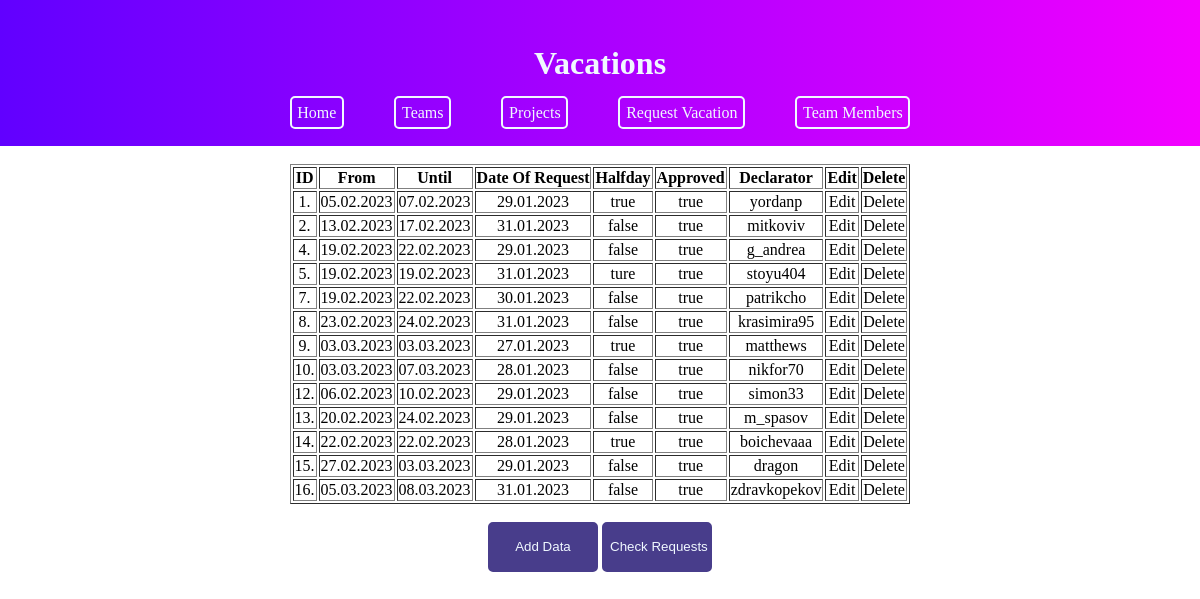
Screenshot of /Site/vacations/vacations.php with the database file from the repository.
### tables this page shows
CREATE TABLE Vacations (id INTEGER PRIMARY KEY, "from" DATE, until DATE, dor DATE, halfday BOOLEAN, approved BOOLEAN, declarator STRING (12));

### Site/vacations/vacations.php (the view, shortened to what this page needs)
<!DOCTYPE html>
<html lang="en">
<head>
    <link rel="stylesheet" href="../style.css">
</head>
<?php
    function print_data($sql_query){
        ?>
        <div class="div-align scrollabe">
        <?php
        $db = new PDO("sqlite:../../Database.db");
        $statement = $db->query($sql_query);
        $vacations = $statement->fetchAll(PDO::FETCH_ASSOC);
        echo "<br><table border = 1>";
        echo "
            <tr>
                <td><b>ID<b></td>
                <td><b>From<b></td>
                <td><b>Until<b></td>
                <td><b>Date Of Request<b></td>
                <td><b>Halfday<b></td>
                <td><b>Approved<b></td>
                <td><b>Declarator<b></td>
                <td><b>Edit<b></td>
                <td><b>Delete<b></td>
            </tr>";
        foreach ($vacations as $row => $data) {
            echo "<tr>";
            echo "<td>" . $data['id'] . "." . "</td>";
            echo "<td>" . $data['from'] . "</td>";
            echo "<td>" . $data['until'] . "</td>";
            echo "<td>" . $data['dor'] . "</td>";
            echo "<td>" . $data['halfday'] . "</td>";
            echo "<td>" . $data['approved'] . "</td>";
            echo "<td>" . $data['declarator'] . "</td>";
            echo "<td align='center'>" ?> <a class='a_links' href="vacations_update.php?id=<?php echo $data['id'];?>">Edit</a></td><?php
            echo "<td align='center'>" ?> <a class='a_links' href="vacations_delete.php?id=<?php echo $data['id'];?>">Delete</a></td>
        <?php
            echo "</tr>";
        }
        echo "</table>";
    }
        ?>
<body>
    <header>
        <h1>Vacations</h1>
        <?php
        if(!isset($_POST['addbttn'])){
    if(!isset($_POST['checkbttn'])){
        if ($_SESSION['role'] == 'CEO') {
        ?>
        <nav>
            <a href="../index.php">Home</a>
            <a href="../teams/teams.php">Teams</a>
            <a href="../projects/projects.php">Projects</a>
            <a href="vacations.php">Vacations</a>
            <a href="../users/users.php">Users</a>
        </nav>
        <?php
        }else{
            ?>
            <nav>
            <a href="../index.php">Home</a>
            <a href="../teams/teams.php">Teams</a>
            <a href="../projects/projects.php">Projects</a>
            <?php
                if($_SESSION['role'] != "CEO" && $_SESSION['role'] != "Team Lead"){?>
                <a href="vacations_add.php">Request Vacation</a>
                <?php } else { ?>
                <a href="vacations.php">Vacations</a>
                <?php }?>
                <a href="../users/users.php">Team Members</a>
        </nav>
        <?php
    }
    ?>
    </header>
    <?php
    print_data("SELECT * FROM Vacations WHERE approved='true'");
    ?>
    <?php
    } else {
        header("Location: vacations_approve.php");
    }
    }else {
        header("Location: vacations_add.php");
    }
    ?>
    <form class="buttons" method="post">
                <br>
                <input class="actionbttns" type="submit" name="addbttn" value="Add Data">
                <input class="actionbttns" type="submit" name="checkbttn" value="Check Requests">
        </form>
</body>
</html>

### Site/style.css (style rules this page uses)
header { text-align: center; width: auto; background: rgb(97, 0, 255); background: linear-gradient(90deg, rgba(97, 0, 255, 1) 0%, rgba(243, 0, 255, 1) 100%); color: aliceblue; padding: 2%; }
a { color: aliceblue; text-decoration: none; border-width: 2px; border-style: solid; border-color: aliceblue; margin: 2%; border-radius: 5px; padding: 0.5%; }
.buttons { text-align: center; }
body { margin: 0; }
table { text-align: center; margin-left: auto; margin-right: auto; }
.actionbttns { background-color: darkslateblue; border-width: 2px; width: 110px; height: 50px; border-style: solid; border-color: darkslateblue; border-radius: 5px; color: aliceblue; text-align: center; box-sizing: border-box; }
.a_links { color: initial; text-decoration: initial; border-width: initial; border-style: initial; border-color: initial; margin: initial; border-radius: initial; padding: initial; }

### rows the page displays
vacations: id "1", from "05.02.2023", until "07.02.2023", dor "29.01.2023", halfday "true", approved "true", declarator "yordanp"
vacations: id "2", from "13.02.2023", until "17.02.2023", dor "31.01.2023", halfday "false", approved "true", declarator "mitkoviv"
vacations: id "4", from "19.02.2023", until "22.02.2023", dor "29.01.2023", halfday "false", approved "true", declarator "g_andrea"
vacations: id "5", from "19.02.2023", until "19.02.2023", dor "31.01.2023", halfday "ture", approved "true", declarator "stoyu404"
vacations: id "7", from "19.02.2023", until "22.02.2023", dor "30.01.2023", halfday "false", approved "true", declarator "patrikcho"
vacations: id "8", from "23.02.2023", until "24.02.2023", dor "31.01.2023", halfday "false", approved "true", declarator "krasimira95"
vacations: id "9", from "03.03.2023", until "03.03.2023", dor "27.01.2023", halfday "true", approved "true", declarator "matthews"
vacations: id "10", from "03.03.2023", until "07.03.2023", dor "28.01.2023", halfday "false", approved "true", declarator "nikfor70"
vacations: id "12", from "06.02.2023", until "10.02.2023", dor "29.01.2023", halfday "false", approved "true", declarator "simon33"
vacations: id "13", from "20.02.2023", until "24.02.2023", dor "29.01.2023", halfday "false", approved "true", declarator "m_spasov"
vacations: id "14", from "22.02.2023", until "22.02.2023", dor "28.01.2023", halfday "true", approved "true", declarator "boichevaaa"
vacations: id "15", from "27.02.2023", until "03.03.2023", dor "29.01.2023", halfday "false", approved "true", declarator "dragon"
vacations: id "16", from "05.03.2023", until "08.03.2023", dor "31.01.2023", halfday "false", approved "true", declarator "zdravkopekov"
